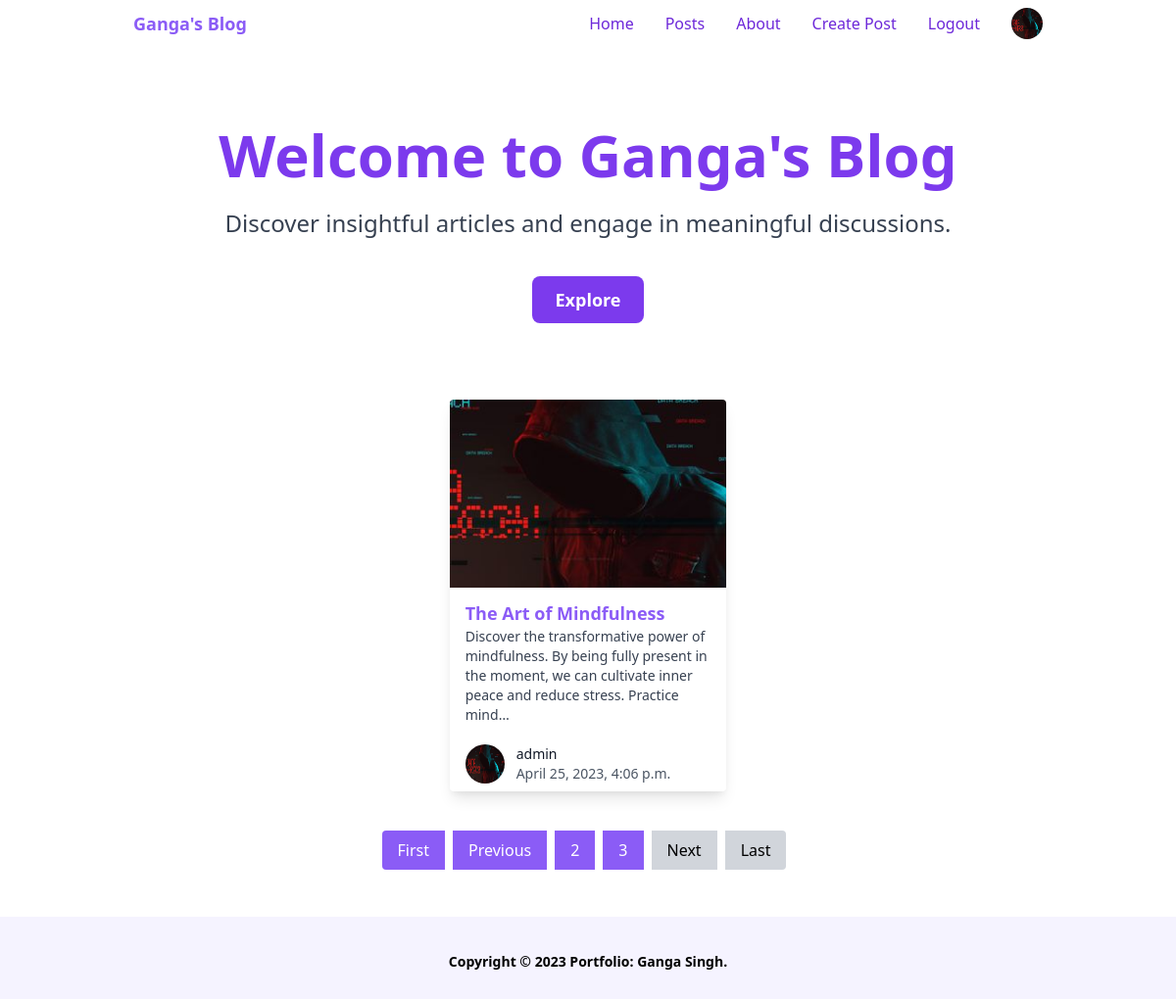
/?page=3 (signed in), run on the app's committed database.
### users/models.py (models this page shows, shortened)
class Profile(models.Model):
    user = models.OneToOneField(User, on_delete=models.CASCADE)
    avatar = models.ImageField(default='default.jpg', upload_to='avatars/')

### blog/models.py (models this page shows, shortened)
class Post(models.Model):
    title = models.CharField(max_length=100)
    content = models.TextField()
    date_posted = models.DateTimeField(default=timezone.now)
    author = models.ForeignKey(User, on_delete=models.CASCADE)
    image = models.ImageField(upload_to='post_images')

### blog/views.py (the view)
# urls.py: path('', views.index, name='blog-home'),
def index(request):
    posts = Post.objects.order_by('-date_posted')
    posts_per_page = 3
    paginator = Paginator(posts, posts_per_page)
    page_number = request.GET.get('page')
    page_obj = paginator.get_page(page_number)
    context = {
        "page_obj": page_obj,
    }
    return render(request, 'blog/index.html', context)

### blog/templates/blog/index.html (shortened to what this page needs)
{% extends 'blog/base.html' %}
{% block body %}
<section class="bg-white py-20">
  <div class="container mx-auto text-center">
    <h1 class="text-4xl md:text-6xl text-purple-600 font-bold mb-6">Welcome to Ganga's Blog</h1>
    <p class="text-xl md:text-2xl text-gray-700 mb-12">Discover insightful articles and engage in meaningful discussions.</p>
    <a href="#blog-posts" class="bg-purple-600 text-white px-6 py-3 rounded-lg font-semibold text-lg hover:bg-purple-700 transition duration-300">Explore</a>
  </div>
</section>
    <main id="blog-posts" class="container mx-auto">
      <div class="flex flex-wrap justify-center px-16">
        {% for post in page_obj %}
          <div class="w-full sm:w-1/2 md:w-1/3 lg:w-1/3 xl:w-1/3 p-2">
              <div class="max-w-sm rounded overflow-hidden shadow-lg">
                  <img class="w-full h-48 object-cover object-center" src="{{ post.image.url }}" alt="Blog Image">
                  <div class="px-4 py-3">
                    <a href="{% url 'blog-post' post.id %}" class="font-bold text-lg mb-2 text-purple-500 hover:text-purple-600">{{ post.title }}</a>
                      <p class="text-gray-700 text-sm">{{ post.content|truncatechars:150 }}</p>
                  </div>
                  <div class="px-4 py-2 flex items-center">
                      <img class="w-10 h-10 rounded-full mr-3" src="{{ post.author.profile.avatar.url }}" alt="Author Avatar">
                      <div class="text-sm">
                          <p class="text-gray-900 font-medium">{{ post.author }}</p>
                          <p class="text-gray-600">{{ post.date_posted }}</p>
                      </div>
                  </div>
              </div>
          </div>
          {% endfor %}
      </div>
      <div class="flex items-center justify-center mt-8">
        {% if page_obj.has_previous %}
            <a href="?page=1" class="bg-purple-500 hover:bg-purple-600 text-white px-4 py-2 rounded-l mr-2">
                First
            </a>
            <a href="?page={{ page_obj.previous_page_number }}" class="bg-purple-500 hover:bg-purple-600 text-white px-4 py-2 mr-2">
                Previous
            </a>
        {% else %}
            <span class="bg-gray-300 px-4 py-2 rounded-l mr-2">First</span>
            <span class="bg-gray-300 px-4 py-2 mr-2">Previous</span>
        {% endif %}
        {% for i in page_obj.paginator.page_range %}
            {% if i == page_obj.number %}
                <span class="bg-purple-500 hover:bg-purple-600 text-white px-4 py-2 mr-2">
                    {{ i }}
                </span>
            {% elif i >= page_obj.number|add:"-1" and i <= page_obj.number|add:"1" %}
                <a href="?page={{ i }}" class="bg-purple-500 hover:bg-purple-600 text-white px-4 py-2 mr-2">
                    {{ i }}
                </a>
            {% endif %}
        {% endfor %}
        {% if page_obj.has_next %}
            <a href="?page={{ page_obj.next_page_number }}" class="bg-purple-500 hover:bg-purple-600 text-white px-4 py-2 mr-2">
                Next
            </a>
            <a href="?page={{ page_obj.paginator.num_pages }}" class="bg-purple-500 hover:bg-purple-600 text-white px-4 py-2 rounded-r mr-2">
                Last
            </a>
        {% else %}
            <span class="bg-gray-300 px-4 py-2 mr-2">Next</span>
            <span class="bg-gray-300 px-4 py-2 rounded-r mr-2">Last</span>
        {% endif %}
    </div>
  </main>
{% endblock %}

### blog/templates/blog/base.html (shortened to what this page needs)
{% load static %}
<!DOCTYPE html>
<html>
    <head>
        <link href="https://cdn.jsdelivr.net/npm/tailwindcss@2.2.15/dist/tailwind.min.css" rel="stylesheet">
    </head>
    <body>
      <nav>
        <div class="container mx-auto px-12 py-2 flex items-center justify-between">
            <div class="flex items-center">
                <a href="{% url 'blog-home' %}" class="text-purple-500 font-bold text-lg">Ganga's Blog</a>
            </div>
            <div class="hidden md:flex flex-grow items-center justify-end">
                <a href="{% url 'blog-home' %}" class="text-purple-700 mx-4">Home</a>
                <a href="#blog-posts" class="text-purple-700 mx-4">Posts</a>
                <a href="{% url 'blog-about' %}" class="text-purple-700 mx-4">About</a>
                {% if user.is_authenticated %}
                <a href="{% url 'create-post' %}" class="text-purple-700 mx-4">Create Post</a>
                <a href="{% url 'logout' %}" class="text-purple-700 mx-4">Logout</a>
                <div class="flex items-center ml-4">
                    <a href="{% url 'profile' %}">
                        <img class="w-8 h-8 rounded-full" src="{{ user.profile.avatar.url }}" alt="Profile Avatar">
                    </a>
                </div>
                {% else %}
                <a href="{% url 'login' %}" class="text-purple-700 mx-4">Login</a>
                {% endif %}
            </div>
        </div>
    </nav>
        {% block body %}{% endblock %}
        <footer class="relative bg-purple-50 pt-8 pb-6 mt-12">
              <div class="flex flex-wrap items-center md:justify-between justify-center">
                <div class="w-full md:w-4/12 px-4 mx-auto text-center">
                  <div class="text-sm text-blueGray-500 font-semibold py-1">
                    Copyright © <span id="get-current-year">2023</span><a href="https://www.creative-tim.com/product/notus-js" class="text-blueGray-500 hover:text-gray-800" target="_blank"> Portfolio:
                    <a href="https://www.creative-tim.com?ref=njs-profile" class="text-blueGray-500 hover:text-blueGray-800">Ganga Singh</a>.
                  </div>
                </div>
              </div>
          </footer>
    </body>
</html>

### data on the page
Post: image (picture), title "The Art of Mindfulness", content "Discover the transformative power of mindfulness. By being fully present in the moment, we can cultivate inner peace and reduce stress. Practice mind…", author.profile.avatar (picture), author "admin", date_posted "April 25, 2023, 4:06 p.m."

### other printed values
{{ i }} "2"
{{ i }} "3"
